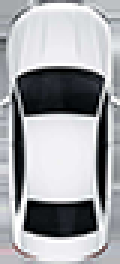
#> input picture assets/overlook/car.png, 40 x 88 px, found by its file name (shown 3 times larger)
$ python test.py
#> lines starting #> are read from the running program, lines starting #| are printed output that depends on the picture
import cv2
import numpy as np

img = np.zeros((100, 100, 3), np.uint8)
logo = cv2.imread('car.png')
#> logo is the input picture: shape (88, 40, 3); mean B, G, R 168.9, 165.3, 163.8
y, x, _ = logo.shape
#> y = 88; x = 40
logo = cv2.addWeighted(img[0 : y, 0 : x], 1.0, logo, 0.5, 0.0, logo)
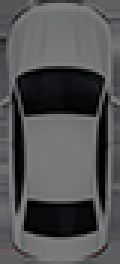
#> logo: shape (88, 40, 3) (shown 3 times larger); mean B, G, R 84.5, 82.6, 81.9
img[0 : y, 0 : x] = logo
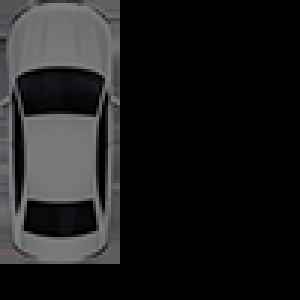
#> img: shape (100, 100, 3) (shown 3 times larger); mean B, G, R 29.8, 29.1, 28.8
cv2.imshow('img', img)
cv2.imwrite('save.png', img)
cv2.waitKey()
